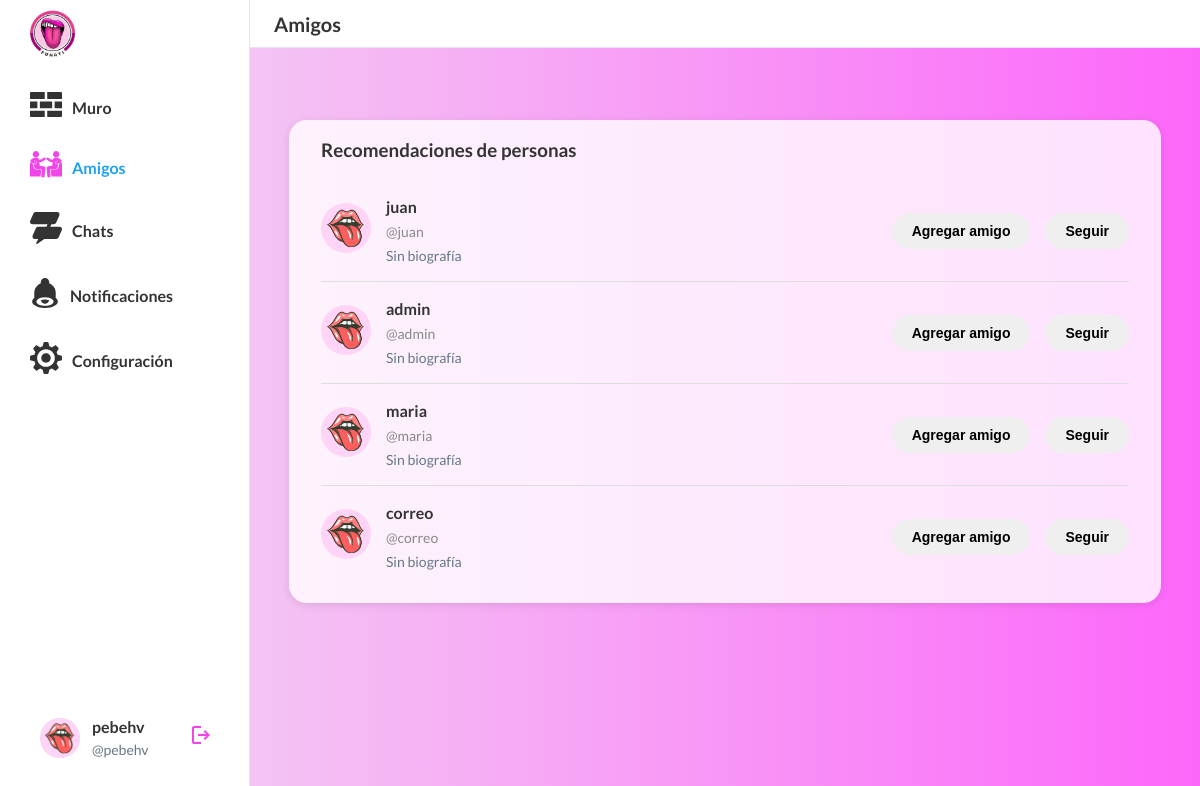
Page /friends/ (signed in) on the committed database.
### funATIAPP/models.py (models this page shows, shortened)
class Profile(models.Model):
    user = models.OneToOneField(User, on_delete=models.CASCADE, related_name='profile')
    avatar = models.ImageField(upload_to='avatars/', blank=True, null=True)
    biography = models.TextField(blank=True, null=True)
    birth_date = models.DateField(blank=True, null=True)
    favorite_color = models.CharField(max_length=50, blank=True, null=True)
    favorite_games = models.CharField(max_length=200, blank=True, null=True)
    national_id = models.CharField(max_length=20, blank=True, null=True)
    favorite_books = models.CharField(max_length=200, blank=True, null=True)
    favorite_music = models.CharField(max_length=200, blank=True, null=True)
    programming_languages = models.CharField(max_length=200, blank=True, null=True)
    friends = models.ManyToManyField('self', symmetrical=True, blank=True)
    following = models.ManyToManyField('self', symmetrical=False, blank=True, related_name='followers')

### funATIAPP/views.py (the view, shortened to what this page needs)
# urls.py: path('friends/', views.friends_view, name='friends'),
@login_required
def friends_view(request):
    profile = request.user.profile
    all_profiles = Profile.objects.exclude(id=profile.id)
    friends = profile.friends.all()
    exclude_ids = list(friends.values_list('id', flat=True)) + [profile.id]
    recommendations_qs = all_profiles.exclude(id__in=exclude_ids)
    recommendations = list(recommendations_qs)
    if not friends:
        num_recommend = min(15, len(recommendations))
        recommendations = sample(recommendations, num_recommend) if num_recommend > 0 else []
        return render(request, 'friends.html', {
            'friends': [],
            'recommendations': recommendations
        })

### funATIAPP/context_processors.py (called while the page is built)
def user_settings(request):
    if request.user.is_authenticated:
        settings = UserSettings.get_user_settings(request.user)
        return {
            'user_settings': settings
        }
    return {
        'user_settings': None
    }

### funATIAPP/models.py (called while the page is built)
    @classmethod
    def get_user_settings(cls, user):
        settings, created = cls.objects.get_or_create(user=user)
        return settings

### funATIAPP/templates/friends.html (shortened to what this page needs)
{% extends 'base.html' %}
{% load static %}
{% block page_title %}Amigos{% endblock %}
{% block extra_css %}
<link rel="stylesheet" href="{% static 'css/follows.css' %}">
{% endblock %}
{% block content %}
<div class="followers-container">
    {% if friends %}
        <h3 style="margin-bottom: 16px;">Tus amigos</h3>
        {% for friend in friends %}
        <div class="follower-item">
            <a href="{% url 'funATIAPP:profile_detail' friend.id %}">
                {% if friend.avatar %}
                    <img src="{{ friend.avatar.url }}" alt="Foto de perfil" class="profile-pic" />
                {% else %}
                    <img src="{% static 'assets/user-placeholder.png' %}" alt="Foto de perfil" class="profile-pic" />
                {% endif %}
            </a>
            <div class="follower-info">
                <a href="{% url 'funATIAPP:profile_detail' friend.id %}" class="profile-link"><strong>{{ friend.user.get_full_name|default:friend.user.username }}</strong></a>
                <a href="{% url 'funATIAPP:profile_detail' friend.id %}" class="profile-link"><span class="username">@{{ friend.user.username }}</span></a>
                <p class="bio">{{ friend.biography|default:'Sin biografía' }}</p>
            </div>
            <form method="post" action="" style="display:inline;">
                {% csrf_token %}
                <button class="follow-button following amigo-hover-btn" name="remove_friend" value="{{ friend.id }}">Amigos</button>
            </form>
        </div>
        {% endfor %}
        {% if recommendations %}
        <h3 style="margin: 32px 0 16px 0;">Quizá te interese</h3>
        {% endif %}
    {% else %}
        <h3 style="margin-bottom: 16px;">Recomendaciones de personas</h3>
    {% endif %}
    {% for rec in recommendations %}
    <div class="follower-item">
        <a href="{% url 'funATIAPP:profile_detail' rec.id %}">
            {% if rec.avatar %}
                <img src="{{ rec.avatar.url }}" alt="Foto de perfil" class="profile-pic" />
            {% else %}
                <img src="{% static 'assets/user-placeholder.png' %}" alt="Foto de perfil" class="profile-pic" />
            {% endif %}
        </a>
        <div class="follower-info">
            <a href="{% url 'funATIAPP:profile_detail' rec.id %}" class="profile-link"><strong>{{ rec.user.get_full_name|default:rec.user.username }}</strong></a>
            <a href="{% url 'funATIAPP:profile_detail' rec.id %}" class="profile-link"><span class="username">@{{ rec.user.username }}</span></a>
            <p class="bio">{{ rec.biography|default:'Sin biografía' }}</p>
        </div>
        <form method="post" action="" style="display:inline;">
            <button class="follow-button" name="add_friend" value="{{ rec.id }}">Agregar amigo</button>
        </form>
        {% if rec in user.profile.following.all %}
        <form method="post" action="" style="display:inline;">
            {% csrf_token %}
            <button class="follow-button unfollow" name="unfollow" value="{{ rec.id }}">Dejar de seguir</button>
        </form>
        {% else %}
        <form method="post" action="" style="display:inline;">
            <button class="follow-button" name="follow" value="{{ rec.id }}">Seguir</button>
        </form>
        {% endif %}
    </div>
    {% empty %}
        <p>No hay recomendaciones por ahora.</p>
    {% endfor %}
</div>
{% endblock %}

### funATIAPP/templates/menu-main.html (shortened to what this page needs)
{% load static %}
<nav class="sidebar">
      <div class="sidebar-logo">
        <a href="{% url 'funATIAPP:muro' %}">
          <img src="{% static 'assets/logo.png' %}" alt="FunATI" width="45px" height="auto">
        </a>
      </div>
      <div class="sidebar-nav">
        <a href="{% url 'funATIAPP:muro' %}" class="menu-item {% if request.resolver_match.url_name == 'muro' or request.resolver_match.url_name == 'app' %}active{% endif %}">
          <span class="icon-sidebar">
          </span>
          <span>Muro</span>
        </a>
        <a href="{% url 'funATIAPP:friends' %}" class="menu-item {% if request.resolver_match.url_name == 'friends' %}active{% endif %}">
                     <span class="icon-sidebar">
           </span>
          <span>Amigos</span>
        </a>
        <a href="{% url 'funATIAPP:chats' %}" class="menu-item {% if request.resolver_match.url_name == 'chats' or request.resolver_match.url_name == 'chat_room' %}active{% endif %}">
                     <span class="icon-sidebar">
           </span>
          <span>Chats</span>
        </a>
        <a href="{% url 'funATIAPP:notifications' %}" class="menu-item {% if request.resolver_match.url_name == 'notifications' %}active{% endif %}">
                     <span class="icon-sidebar">
           </span>
          <span>Notificaciones</span>
        </a>
        <a href="{% url 'funATIAPP:settings' %}" class="menu-item {% if request.resolver_match.url_name == 'settings' or request.resolver_match.url_name == 'edit_profile' %}active{% endif %}">
                     <span class="icon-sidebar">
           </span>
          <span>Configuración</span>
        </a>
      </div>
      <div class="sidebar-footer">
        {% if user.is_authenticated %}
        <a href="{% url 'funATIAPP:profile' %}" class="profile-btn">
          <span class="sidebar-avatar">
            {% if user.profile.avatar %}
              <img src="{{ user.profile.avatar.url }}" alt="Avatar" class="sidebar-avatar-img" />
            {% else %}
              <img src="{% static 'assets/user-placeholder.png' %}" alt="Avatar" class="sidebar-avatar-img" />
            {% endif %}
          </span>
          <span class="user-info user-info2">
            <span class="user-name">
              {% if user.first_name or user.last_name %}
                {{ user.first_name }} {{ user.last_name }}
              {% else %}
                {{ user.username }}
              {% endif %}
            </span>
            <span class="user-username">@{{ user.username }}</span>
          </span>
        </a>
        {% endif %}
        <a href="{% url 'funATIAPP:logout' %}" class="logout-btn" title="Cerrar sesión">
          <span>
            <svg
              xmlns="http://www.w3.org/2000/svg"
              height="24px"
              viewBox="0 -960 960 960"
              width="24px"
              fill="#F344EA"
            >
              <path
                d="M200-120q-33 0-56.5-23.5T120-200v-560q0-33 23.5-56.5T200-840h280v80H200v560h280v80H200Zm440-160-55-58 102-102H360v-80h327L585-622l55-58 200 200-200 200Z"
              />
            </svg>
          </span>
        </a>
    </div>
</nav>

### funATIAPP/static/css/styles.css (style rules this page uses)
:root { --primary-color: #f344ea; --text-color: #333; --light-gray: #f5f5f5; --border-color: #e1e8ed; --font-main: "Lato", -apple-system, BlinkMacSystemFont, "Segoe UI", Roboto, Helvetica, Arial, sans-serif; --sidebar-width: 250px; --bg-primary: white; --bg-sidebar: white; --bg-topbar: white; --bg-container: rgba(255, 255, 255, 0.8); --text-primary: #333; --text-secondary: #657786; --border-light: #e1e8ed; }
* { margin: 0; padding: 0; box-sizing: border-box; }
body { font-family: var(--font-main); color: var(--text-primary); line-height: 1.5; background-color: var(--bg-primary); display: grid; grid-template-columns: var(--sidebar-width) 1fr; height: 100vh; overflow: hidden; }
.sidebar { position: relative; height: 100vh; width: var(--sidebar-width); padding: 20px; padding-top: 10px; border-right: 1px solid var(--border-light); background-color: var(--bg-sidebar); display: flex; flex-direction: column; overflow-y: auto; }
.sidebar-logo { font-size: 24px; font-weight: bold; margin-bottom: 16px; padding-left: 10px; }
.sidebar-nav { display: flex; flex-direction: column; flex-grow: 1; overflow-y: auto; gap: 8px; }
.sidebar-nav a { display: flex; align-items: center; gap: 10px; padding: 10px; border-radius: 20px; text-decoration: none; color: var(--text-primary); font-weight: bold; transition: all 0.2s; }
.sidebar-nav a.active { color: #1DA1F2; }
.sidebar-nav a.active .icon-sidebar svg { fill: var(--primary-color); }
.sidebar-footer { margin-top: auto; padding: 12px 8px; display: flex; align-items: center; gap: 8px; width: 100%; box-sizing: border-box; }
.profile-btn { display: flex; align-items: center; gap: 12px; flex: 1; min-width: 0; padding: 8px 12px; border-radius: 20px; text-decoration: none; color: var(--text-primary); transition: background-color 0.2s; }
.sidebar-avatar { width: 40px; height: 40px; border-radius: 50%; background-color: #e1e8ed; flex-shrink: 0; display: block; }
.user-info { display: flex; flex-direction: column; flex: 1; min-width: 0; overflow: hidden; }
.user-name { font-weight: bold; white-space: nowrap; overflow: hidden; text-overflow: ellipsis; }
.user-username { color: var(--text-secondary); font-size: 14px; white-space: nowrap; overflow: hidden; text-overflow: ellipsis; }
.logout-btn { background: none; border: none; cursor: pointer; padding: 8px; border-radius: 50%; transition: background-color 0.2s; flex-shrink: 0; }

### funATIAPP/static/css/follows.css (style rules this page uses)
.profile-link, .profile-link:visited, .profile-link:active { color: inherit; text-decoration: none; }
.profile-link { color: inherit; text-decoration: none; }
.followers-container { background-color: var(--bg-container); padding: 1rem 2rem 1rem 2rem; border-radius: 18px; box-shadow: 0 2px 8px rgba(0, 0, 0, 0.1); max-width: 95%; margin: 3rem auto 0 auto; }
.follower-item { display: flex; align-items: center; gap: 15px; padding: 15px 0; border-bottom: 1px solid #ddd; }
.follower-item:last-child { border-bottom: none; }
.follower-item .profile-pic { width: 50px; height: 50px; border-radius: 50%; object-fit: cover; }
.follower-info { flex-grow: 1; }
.follower-info strong { font-size: 16px; color: var(--text-primary); display: block; }
.follower-info .username { color: #888; font-size: 14px; }
.follower-info .bio { font-size: 14px; color: var(--text-secondary); margin-top: 2px; }
.follow-button { padding: 10px 20px; border-radius: 20px; font-weight: 600; font-size: 14px; cursor: pointer; border: none; transition: all 0.2s ease; }

### funATIAPP/templates/menu-main.html (style rules this page uses)
.sidebar-avatar-img { width: 40px; height: 40px; border-radius: 50%; object-fit: cover; }
.sidebar-avatar { display: flex; align-items: center; justify-content: center; width: 40px; height: 40px; border-radius: 50%; background-color: #e1e8ed; overflow: hidden; }
.sidebar .sidebar-nav .menu-item { color: var(--text-primary) !important; }
.sidebar .sidebar-nav .menu-item.active { color: #1DA1F2 !important; }
.sidebar .sidebar-nav .menu-item.active .icon-sidebar { color: #F344EA !important; }
.logout-btn { display: flex; align-items: center; justify-content: center; width: 40px; height: 40px; border-radius: 50%; text-decoration: none; background: none; border: none; cursor: pointer; transition: background-color 0.2s ease; }

### rows in the picture
Profile: user.get_full_name "juan", user.username "juan", biography "Sin biografía", {{ rec.id }} 3 (drawn)
Profile: user.get_full_name "admin", user.username "admin", biography "Sin biografía", {{ rec.id }} 1 (drawn)
Profile: user.get_full_name "maria", user.username "maria", biography "Sin biografía", {{ rec.id }} 2 (drawn)
Profile: user.get_full_name "correo", user.username "correo", biography "Sin biografía", {{ rec.id }} 4 (drawn)

### other values in the picture
{{ user.username }} "pebehv"
